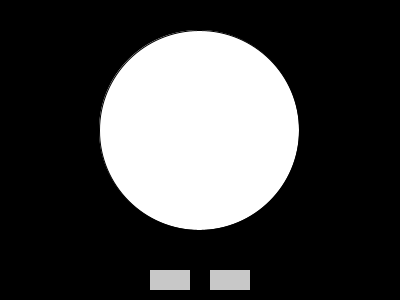
Frame 1 (no input)
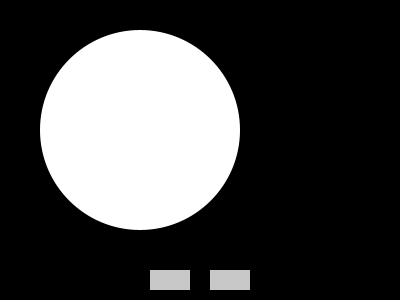
Frame 60 (the mouse pressed at the canvas centre just before this capture)
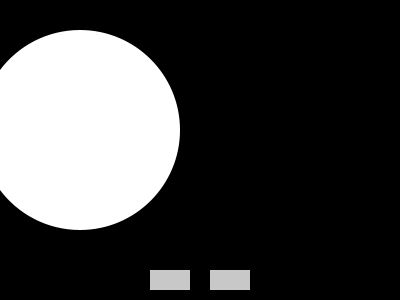
Frame 120 (the mouse held since frame 60 and released just before this capture)

The Processing sketch that drew these frames (run headless with seeded random() and noise(); from frame 60 on, the mouse is pressed at the canvas centre):

// Processing sketch: prac12
// ── prac12.pde
float dim, rad, y, vel, x, dir;
void setup() {
  size(400, 300);
  smooth();
  background(0);
  dim = 200;
  rad = dim/2;
  y = 130;
  x = width/2;
  dir = -1;
  vel = 1;
}

void draw() {
  background(0);
  x += vel * dir;
  ellipse(x, y, dim, dim);
  if (x > width-rad || x < rad){
     print("perdiste");
  }
  //dibujar botones
  noStroke();
  fill(200);
  rect(150,270,40,20);
  rect(210,270,40,20);
  fill(255);
}

void mousePressed(){
  if (mouseX > 150 && mouseX < 190 && mouseY > 270 && mouseY < 290){
     dir = -1; 
  }
  if (mouseX > 210 && mouseX < 250 && mouseY > 270 && mouseY < 290){
     dir = 1; 
  }
}
